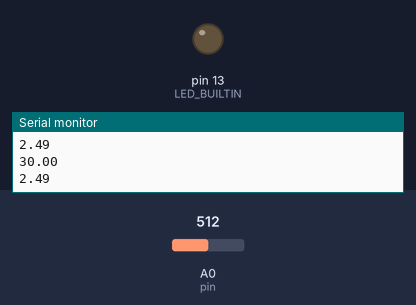
Simulated run of this sketch. Board: Arduino Uno, built with avr-gcc and run on an emulated ATmega328P. Parts: output pins drawn as LEDs (lit = HIGH), the last lines printed to the serial monitor. Dashed ring = blinking. Inputs (shaded band) come from the test bench; at power-on: A0 (pin) = 512.

Above: at 2.0 s.
2.1 s: A0 (pin) set to 796
3.8 s: A0 (pin) set to 828
At 4.85 s:
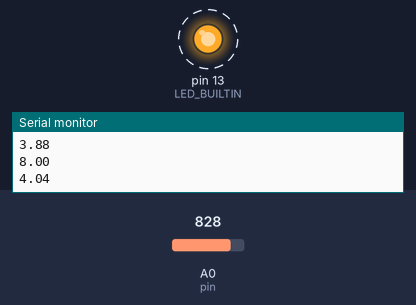
8.3 s: A0 (pin) set to 716
At 8.8 s:
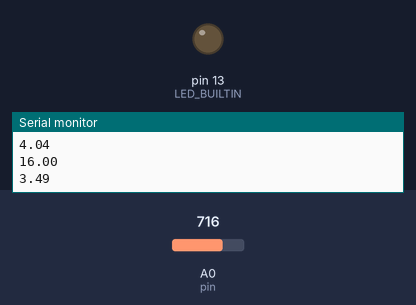
Timing chart, 0 to 11.3 s (numbered marks = the images above; inputs shaded):
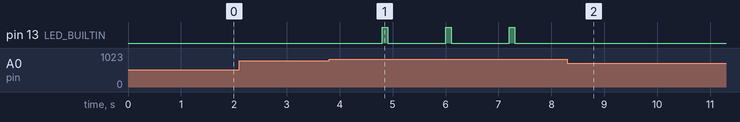

Measured:
- the behaviour switches between 814 and 815 on A0 (pin) (found by bisection; images 0 and 1)
- after the input at 3.8 s, pin 13 (LED_BUILTIN): alternates HIGH for 0.10 s and LOW for 1.1 s, starting after 1.0 s
- after the input at 8.3 s, pin 13 (LED_BUILTIN): stops changing and stays LOW

The sketch:

3-2.ino
```cpp
#define LED_BUILTIN 13
#define pin A0

void setup() {
  Serial.begin(9600);
  pinMode(LED_BUILTIN,OUTPUT);
}

void loop() {
  //距離から電圧値の数値を取得
  float Distance=analogRead(pin);
  //0～1023で取得した値を0～255までにする
  Distance=map(Distance,0,1023,0,255);
  //数値から距離に変換
  float kyori=map(Distance,55,220,50,4);
  Serial.println(kyori);
  //数値を電圧値に変換
  Distance=Distance*5.0/255.0;
  Serial.println(Distance);
  Serial.println("");


//紙の時10cm以下になると点滅するようにした
  if(kyori<10){
    analogWrite(LED_BUILTIN,255);
    delay(100);
    analogWrite(LED_BUILTIN,0);
    delay(100);
  }else{
    analogWrite(LED_BUILTIN,0);
    delay(200);
  }
  delay(1000);
}
```
